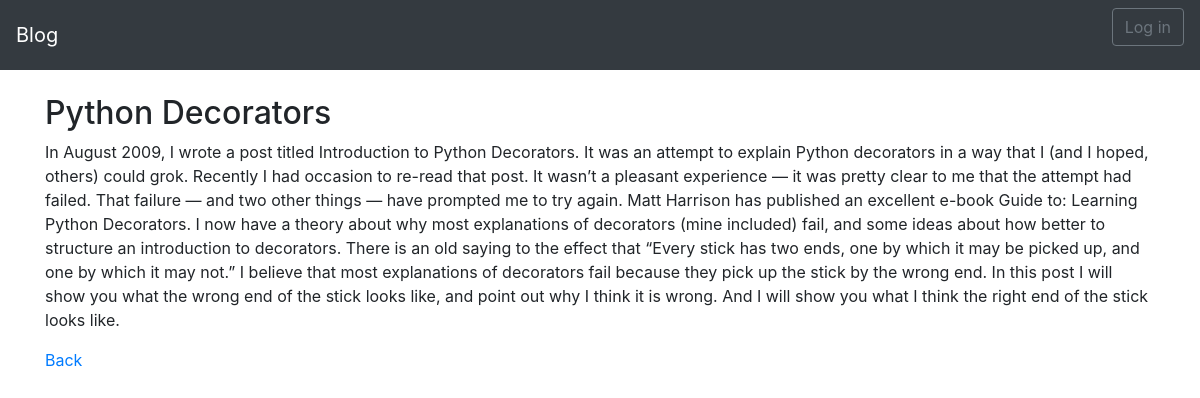
/post/10, run on the app's committed database.
### blog/models.py (models this page shows, shortened)
class Post(models.Model):
	title = models.CharField(max_length=200)
	author = models.ForeignKey('auth.User',on_delete=models.CASCADE,)
	body = models.TextField()

### blog/views.py (the view)
# urls.py: path('post/<int:pk>',views.BlogDetailView.as_view(),name='detail'),
class BlogDetailView(DetailView):
	model = Post
	template_name = 'detal.html'

### templates/detal.html (shortened to what this page needs)
{% extends 'base.html' %}
{% block content %}
<h2>{{post.title}}</h2>
<p>{{post.body}}</p>
<p><a href="{% url 'blog' %}">Back</a></p>
{% endblock %}

### data on the page
Post: title "Python Decorators", body "In August 2009, I wrote a post titled Introduction to Python Decorators. It was an attempt to explain Python decorators in a way that I (and I hoped, others) could grok. Recently I had occasion to re-read that post. It wasn’t a pleasant experience — it was pretty clear to me that the attempt had failed. That failure — and two other things — have prompted me to try again. Matt Harrison has published an excellent e-book Guide to: Learning Python Decorators. I now have a theory about why most explanations of decorators (mine included) fail, and some ideas about how better to structure an introduction to decorators. There is an old saying to the effect that “Every stick has two ends, one by…"
